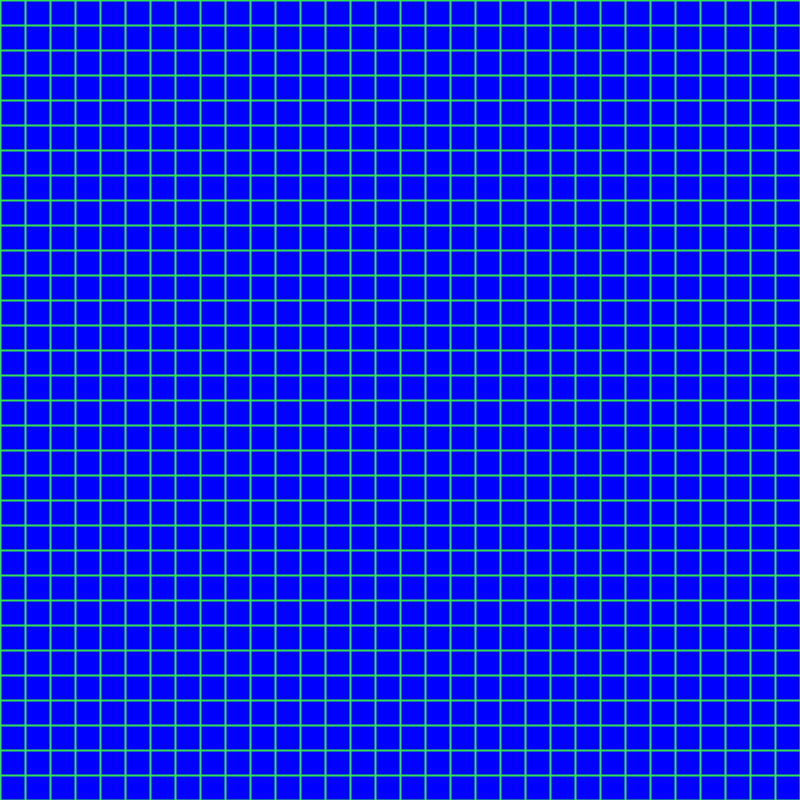
Frame 1 (no input)
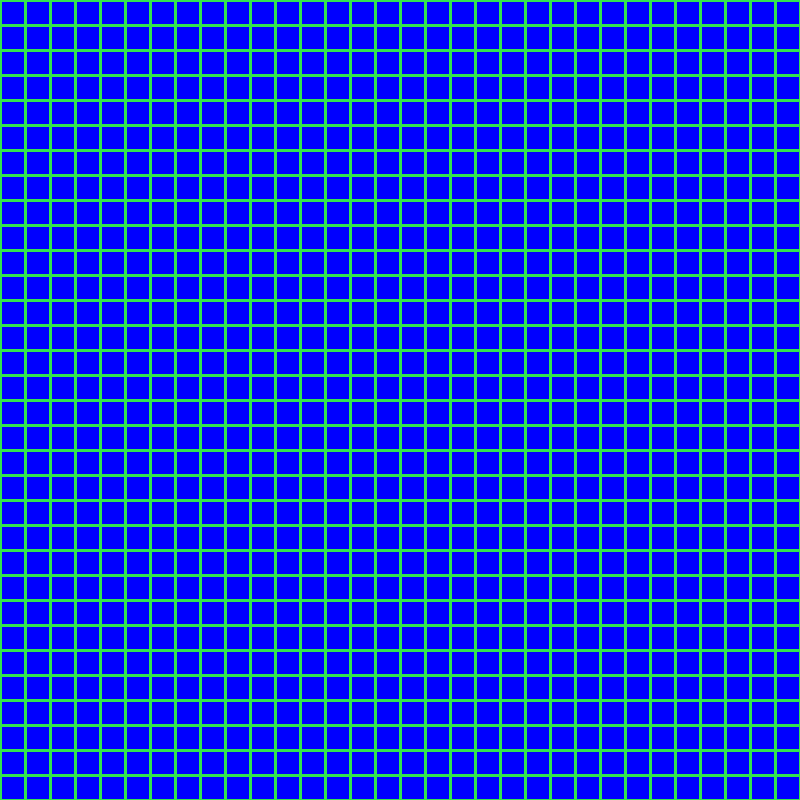
Frame 60 (the mouse pressed at the canvas centre just before this capture)
Frame 120 (the mouse held since frame 60 and released just before this capture): identical to frame 60, image omitted

The Processing sketch that drew these frames (run headless with seeded random() and noise(); from frame 60 on, the mouse is pressed at the canvas centre):

// Processing sketch: drawGrid_exercise_1st_week
// ── drawGrid_exercise_1st_week.pde
//draw a grid #!

void setup(){
  size(800,800);
  background(0,0,255);
}

void draw(){
  stroke(50,228,78);
  strokeWeight(2);
  drawGrid(50,50,25,25); //drawGrid(columns,rows,width,height);
}

void drawGrid(int col, int row, int gWidth, int gHeight){
  //counter variables (declare inside void object to make code cleaner!)
  int count1 = 0; 
  int count2 = 0;
  //column spawner
  while(count1 < col){
     line(gWidth*count1,0,gWidth*count1,gHeight*row);
     count1 = count1 + 1;
  }
  //row spawner
  while(count2 < row){
     line(0,gHeight*count2,gWidth*col,gHeight*count2);
     count2 = count2 + 1;
  }
}
